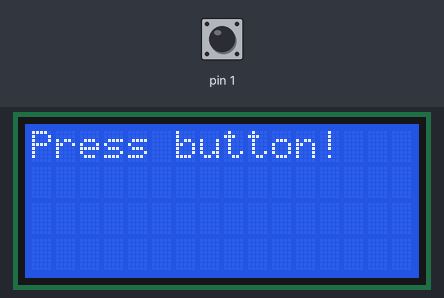
A sketch run on a simulated Arduino Uno, built with avr-gcc and run on an emulated ATmega328P. Shown: 16×4 character LCD. The test bench sets the inputs (shaded band); at power-on: pin 1 HIGH. Random numbers use the default seed unless the sketch sets one.

Above: at 1.2 s.
1.3 s: pin 1 pulled LOW for 3.2 s
At 4.3 s:
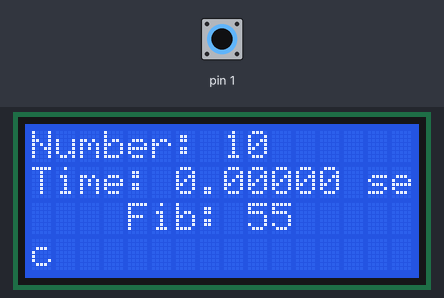
6.0 s: pin 1 pulled LOW for 0.15 s
At 6.5 s:
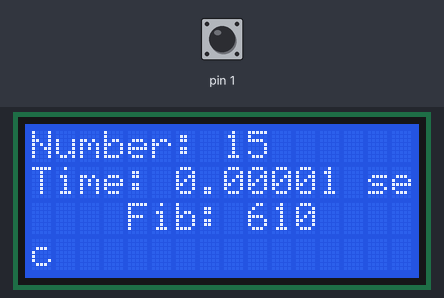
7.6 s: pin 1 pulled LOW for 1 s
At 7.69 s:
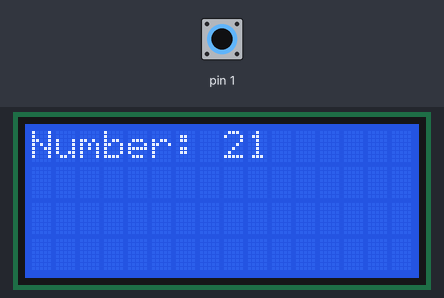
10.1 s: pin 1 pulled LOW for 0.15 s
At 10.8 s:
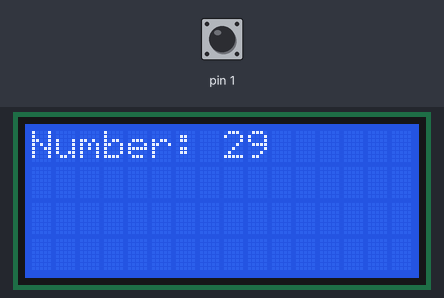
Timing chart, 0 to 13.1 s (numbered marks = the images above; inputs shaded):
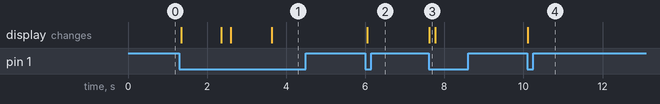

The sketch:

sketch.ino
```cpp
#include <Wire.h>
#include <LiquidCrystal_I2C.h>

LiquidCrystal_I2C lcd(0x27, 16, 4);

unsigned long long fibonacci(int n) {
  if (n <= 1) {
    return n;
  }
  return fibonacci(n - 1) + fibonacci(n - 2);}

void setup() {
  lcd.init();
  lcd.backlight();

  lcd.clear();
  lcd.setCursor(0, 0);
  lcd.print("Press button!");

  pinMode(1, INPUT_PULLUP);
}

void loop() {
  if (digitalRead(1) == LOW) {
    int randomNumber = random(5, 31);

    lcd.clear();
    lcd.setCursor(0, 0);
    lcd.print("Number: ");
    lcd.print(randomNumber);

    unsigned long startTime = millis();
    unsigned long fibResult = fibonacci(randomNumber);
    unsigned long endTime = millis();

    float duration = (endTime - startTime) / 1000000.0;

    lcd.setCursor(0, 1);
    lcd.print("Time: ");
    lcd.print(duration, 5);
    lcd.print(" sec");

    lcd.setCursor(0, 2);
    lcd.print("Fib: ");
    lcd.print(fibResult);
    delay(1000);
  }
}
```

Measured:
- after the input at 1.3 s, the display: first changes after 0.05 s (image 1 shows a later state)
- after the input at 6.0 s, the display: changes after 0.05 s (image 2)
- after the input at 7.6 s, the display: changes at once (image 3)
- after the input at 10.1 s, the display: changes at once (image 4)
